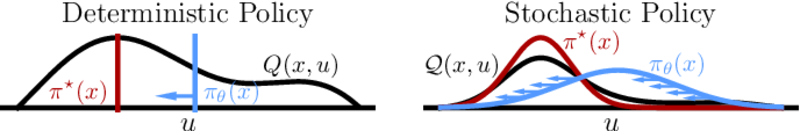

Python code for this plot:
#!/usr/bin/env python3
# Copyright (c) Meta Platforms, Inc. and affiliates.

import numpy as np
import matplotlib.pyplot as plt
from matplotlib import cm

import jax
import jax.numpy as jnp

import os
plt.rcParams.update({
    "text.usetex": True,
    "font.family": "serif",
    "font.sans-serif": ["Computer Modern Roman"]})
plt.style.use('bmh')

# Initial problem with x^\star
N = 1000
x = np.linspace(-3.8, 5.0, N)
# y = -(x**2)*np.sin(x)
# y = (np.cos(x)**2) #- np.abs(x)
y = -x**2 + 7*np.sin(x+np.pi)
y = y/8.

nrow, ncol = 1, 2
fig, axs = plt.subplots(nrow, ncol, figsize=(ncol*2.5,nrow*1.1), dpi=200)

ax = axs[0]
ax.axhline(0, color='k')
ax.plot(x, y-y.min(), color='k')
ustar = x[y.argmax()]
ax.axvline(ustar, color='#AA0000')
ax.text(0.13, 0.09, '$$\pi^\star(x)$$', color='#AA0000',
        transform=ax.transAxes, ha='left', va='bottom')

ax.axvline(ustar+2, color='#5499FF')
ax.text(0.54, 0.09, r'$$\pi_\theta(x)$$', color='#5499FF',
        transform=ax.transAxes, ha='left', va='bottom')

ax.arrow(x=ustar+2, y=0.5, dx=-0.5, dy=0.,
         width=0.1, color='#5499FF', zorder=10)

ax.text(0.7, 0.44, '$$Q(x, u)$$',
        transform=ax.transAxes, ha='left', va='bottom')

ax.set_xlabel('$$u$$')
ax.xaxis.set_label_coords(.5, 0.01)
ax.set_title('Deterministic Policy', fontsize=12, pad=5)
# ax.set_ylabel('$$Q(x, u)$$', rotation=0, labelpad=0)
# ax.yaxis.set_label_coords(-.1, .44)


ax = axs[1]
y = np.exp(y)
y -= y.min()
ax.plot(x, y, color='k') #, zorder=10)
ax.set_xlabel('$$u$$')
ax.xaxis.set_label_coords(.5, 0.01)

mu, sigma = ustar, 0.8
ystar = np.exp(-.5*((x-mu)/sigma)**2) #/ (sigma*np.sqrt(2.*np.pi))
ystar = ystar * y.sum() / ystar.sum()
ax.plot(x, ystar, color='#AA0000')

mu, sigma = ustar+2, 1.5
yhat = np.exp(-.5*((x-mu)/sigma)**2) #/ (sigma*np.sqrt(2.*np.pi))
yhat = yhat * y.sum() / yhat.sum()
ax.plot(x, yhat, color='#5499FF')

# I = [250, 300, 350, 400, 450, 500, 550, 600, 650, 700, 750, 800]
I = [250, 300, 350, 400, 650, 700, 750, 800]
for i in I:
    ax.arrow(x=x[i], y=yhat[i], dx=-0.5, dy=0.,
             width=0.05,
             color='#5499FF',
             zorder=10)

ax.text(0.37, 0.74, '$$\pi^\star(x)$$', color='#AA0000',
        transform=ax.transAxes, ha='left', va='bottom')
ax.text(0.6, 0.45, r'$$\pi_\theta(x)$$', color='#5499FF',
        transform=ax.transAxes, ha='left', va='bottom')
ax.text(0., 0.43, '$$\mathcal{Q}(x, u)$$',
        transform=ax.transAxes, ha='left', va='bottom')
ax.axhline(0., color='k',zorder=-1)

# ax.set_ylabel('$${\mathcal{Q}}(x, u)$$', rotation=0, labelpad=0)
# ax.yaxis.set_label_coords(-.1, .44)

fig.tight_layout()
for ax in axs:
    ax.set_xticks([])
    ax.set_yticks([])
    ax.grid(False)
    ax.spines['top'].set_visible(False)
    ax.spines['right'].set_visible(False)
    ax.spines['bottom'].set_visible(False)
    ax.spines['left'].set_visible(False)

ax.set_title('Stochastic Policy', fontsize=12, pad=5)

fname = 'ctrl.pdf'
plt.savefig(fname, transparent=True)
os.system(f'pdfcrop {fname} {fname}')
